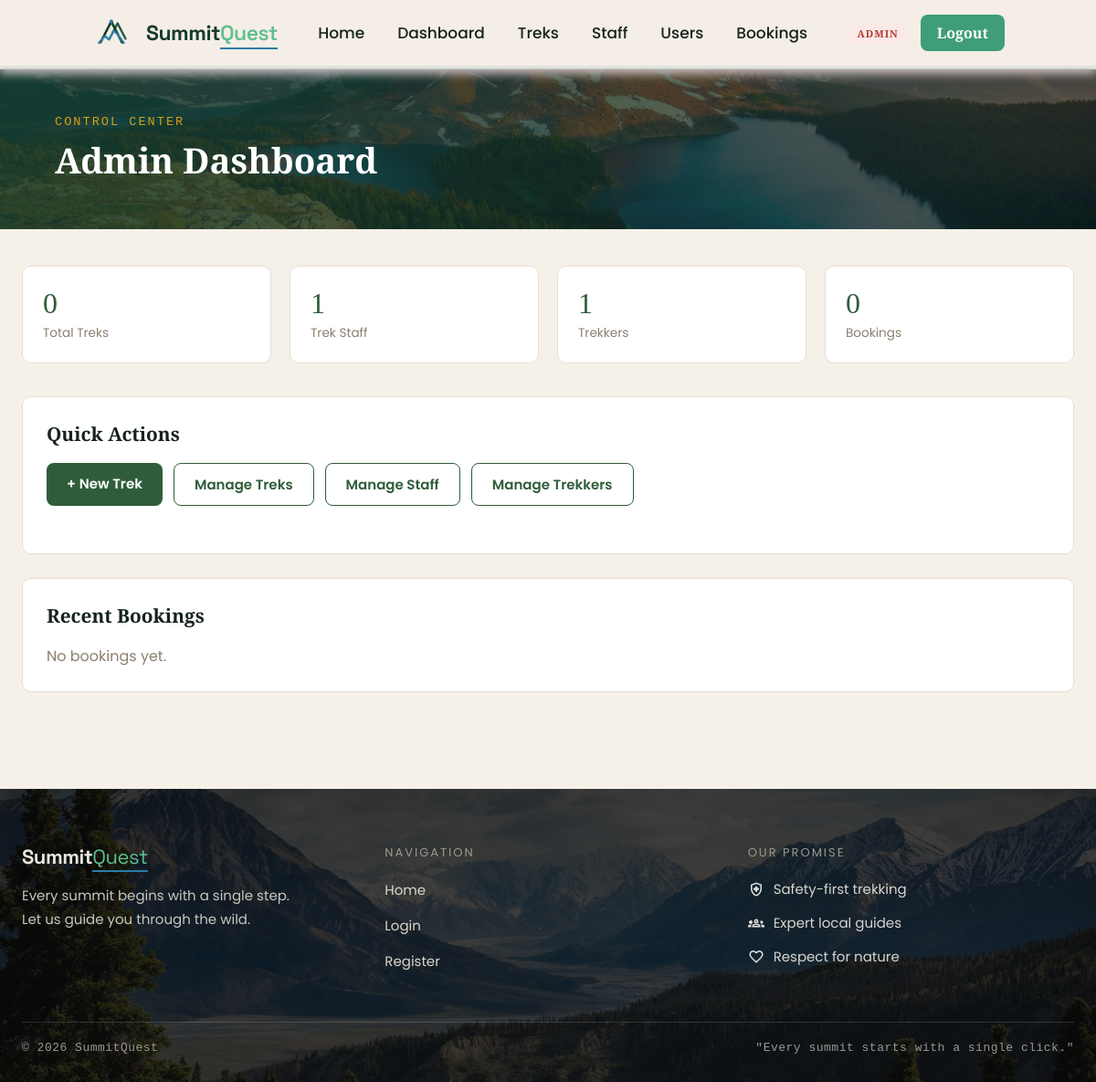
The app's page /admin/dashboard (signed in), older data.
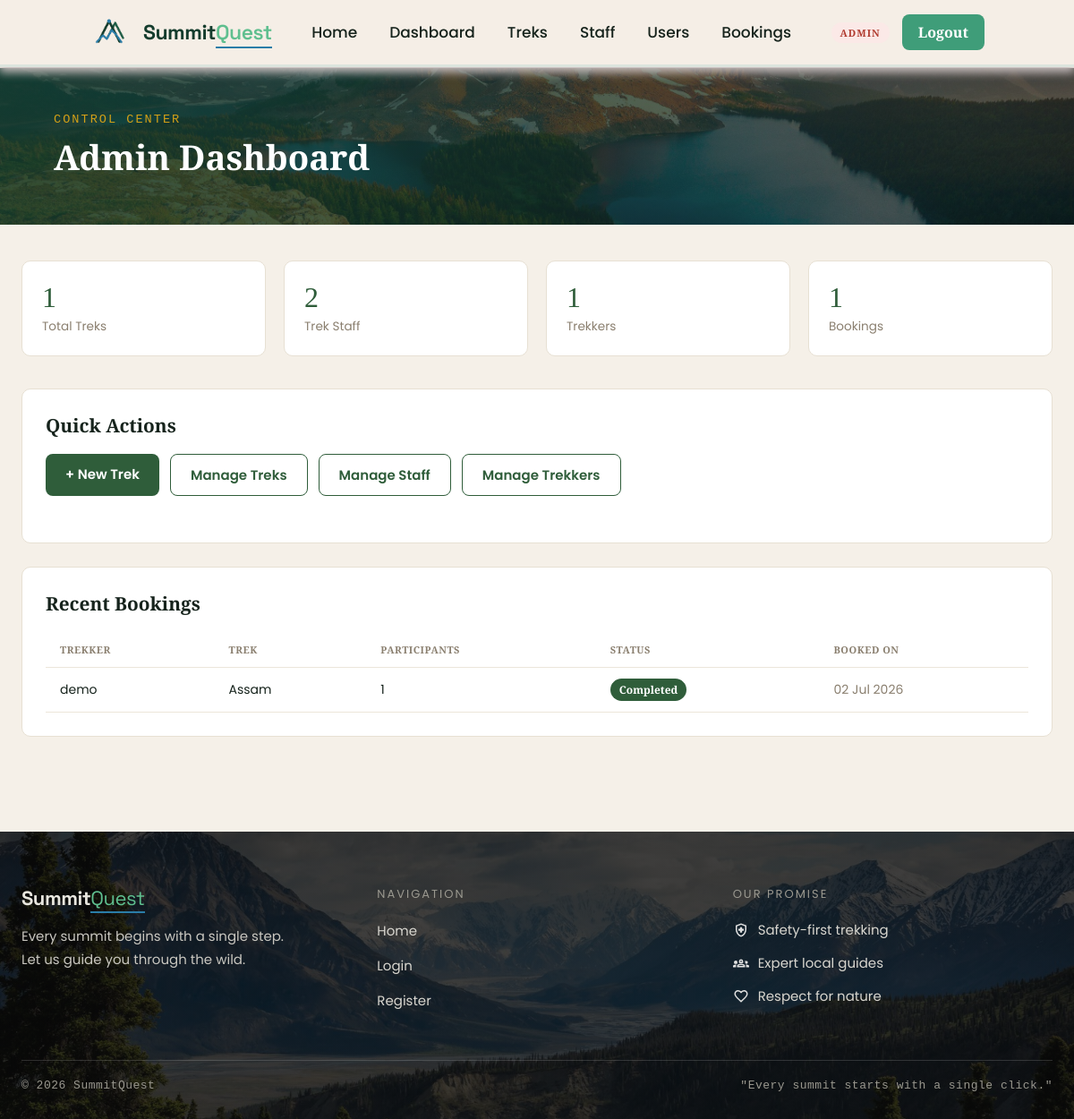
The same page, newer data.
### app/models.py (models this page shows, shortened)
class Bookings(db.Model):
    __tablename__ = "booking"
    id = db.Column(db.Integer, primary_key = True)
    user_id = db.Column(db.Integer, db.ForeignKey("user.id"), nullable = False, index= True)
    trek_id = db.Column(db.Integer, db.ForeignKey("trek.id"), nullable = False, index= True)
    booked_at = db.Column(db.DateTime , default = datetime.utcnow)
    status = db.Column(db.String(20), nullable=False, default="booked", index=True)
    participants = db.Column(db.Integer, nullable=False, default=1)
    emergency_contact = db.Column(db.String(120), nullable=True)
    emergency_phone = db.Column(db.String(20), nullable=True)
    notes = db.Column(db.Text)

class User(db.Model):
    __tablename__ = "user"
    id = db.Column(db.Integer,primary_key= True)
    full_name = db.Column(db.String(256), nullable = False)
    name = db.Column(db.String(256),nullable= False)
    email = db.Column(db.String(256),nullable= False,unique = True)
    pass_hash = db.Column(db.String(1000),nullable=False)
    contact = db.Column(db.String(13),nullable = True)
    role = db.Column(db.String(50),nullable = False,default = "trekker")
    address = db.Column(db.String(256), nullable=True)
    bio = db.Column(db.Text, nullable=True)
    is_approved = db.Column(db.Boolean, default=True, nullable=False)
    is_blacklisted = db.Column(db.Boolean, default=False, nullable=False)
    created_at =  db.Column(db.DateTime,default=datetime.utcnow)
    bookings = db.relationship(
    "Bookings",
    backref="user",
    cascade="all, delete-orphan")
    assigned_treks = db.relationship(
    "Treks",
    backref="staff_member",
    foreign_keys="Treks.assigned_staff_id")

class Treks(db.Model):
    __tablename__ = "trek"
    id = db.Column(db.Integer, primary_key = True)
    name = db.Column(db.String(256), nullable= False, index = True)
    location = db.Column(db.String(50), nullable= False, index = True)
    difficulty= db.Column(db.String(50), nullable = False, index = True)
    status = db.Column(db.String(50), nullable = False, default = "Pending")
    duration =  db.Column(db.Integer, nullable= False)
    starting_date = db.Column(db.Date, nullable= False)
    ending_date = db.Column(db.Date, nullable= False)
    is_blocked = db.Column(db.String(50),nullable = False,default = False)
    created_at = db.Column(db.DateTime, default=datetime.utcnow, nullable=False)
    capacity = db.Column(db.Integer, default = 10)
    available = db.Column(db.Integer, default = 10)
    description = db.Column(db.Text)
    updated_at = db.Column(db.DateTime, default=datetime.utcnow, onupdate=datetime.utcnow, nullable=False)
    price = db.Column(db.Float, default=0)
    altitude = db.Column(db.String(50), nullable=True)
    image_url = db.Column(db.String(500), nullable=True)
    highlights = db.Column(db.Text, nullable=True)
    requirements = db.Column(db.Text, nullable=True)
    assigned_staff_id = db.Column(db.Integer,db.ForeignKey("user.id"),nullable = True)
    bookings = db.relationship(
    "Bookings",
    backref="trek",
    cascade="all, delete-orphan")

### app/routes.py (the view)
@visit.route("/admin/dashboard")
@login_required
@admin_required
def admin_dashboard():
    total_treks = Treks.query.count()
    total_users = User.query.filter_by(role="trekker").count()
    total_staff = User.query.filter_by(role="staff").count()
    total_bookings = Bookings.query.count()
    pending_staff = User.query.filter_by(role="staff", is_approved=False).count()
    recent_bookings = Bookings.query.order_by(Bookings.booked_at.desc()).limit(5).all()
    trek_stats = db.session.query(Treks.difficulty, db.func.count(Treks.id)).group_by(Treks.difficulty).all()
    status_stats = db.session.query(Treks.status, db.func.count(Treks.id)).group_by(Treks.status).all()
    return render_template(
        "admin/dashboard.html", total_treks=total_treks, total_users=total_users,
        total_staff=total_staff, total_bookings=total_bookings, pending_staff=pending_staff,
        recent_bookings=recent_bookings, trek_stats=trek_stats, status_stats=status_stats,
    )

### app/utils.py (called while the page is built)
def current_user():
    if 'user_id' not in session:
        return AnonUser()
    return SessionUser(session)

def login_required(f):
    @wraps(f)
    def wrapper(*args, **kwargs):
        if 'user_id' not in session:
            flash('Please log in to continue.', 'info')
            return redirect(url_for('visit.login'))
        return f(*args, **kwargs)
    return wrapper

def admin_required(f):
    @wraps(f)
    def wrapper(*args, **kwargs):
        if session.get('role') != 'admin':
            abort(403)
        return f(*args, **kwargs)
    return wrapper

def status_color(status):
    return {
        'Pending': 'secondary', 'Approved': 'info',
        'Open': 'success', 'Closed': 'warning',
        'Completed': 'primary', 'Booked': 'success',
        'Cancelled': 'danger',
    }.get(status, 'secondary')

def format_date(value):
    if not value:
        return '—'
    return value.strftime('%d %b %Y')

### templates/admin/dashboard.html (shortened to what this page needs)
{% extends "base.html" %}
{% import "macros.html" as m %}
{% block extra_css %}
<link rel="stylesheet" href="{{ url_for('static', filename='css/for_dashboard.css') }}">
{% endblock %}
{% block content %}
{{ m.page_header("Admin Dashboard", "Control Center") }}
<div class="page-body">
    <div class="stat-grid">
        <div class="stat-card">
            <div class="stat-card-number">{{ total_treks }}</div>
            <div class="stat-card-label">Total Treks</div>
        </div>
        <div class="stat-card">
            <div class="stat-card-number">{{ total_staff }}</div>
            <div class="stat-card-label">Trek Staff</div>
        </div>
        <div class="stat-card">
            <div class="stat-card-number">{{ total_users }}</div>
            <div class="stat-card-label">Trekkers</div>
        </div>
        <div class="stat-card">
            <div class="stat-card-number">{{ total_bookings }}</div>
            <div class="stat-card-label">Bookings</div>
        </div>
    </div>
    <div class="sq-card">
        <h2 class="sq-card-title">Quick Actions</h2>
        <div class="filter-bar">
            <a href="{{ url_for('visit.admin_new_trek') }}" class="btn btn-primary">+ New Trek</a>
            <a href="{{ url_for('visit.admin_treks') }}" class="btn btn-outline">Manage Treks</a>
            <a href="{{ url_for('visit.admin_staff_list') }}" class="btn btn-outline">Manage Staff</a>
            <a href="{{ url_for('visit.admin_users') }}" class="btn btn-outline">Manage Trekkers</a>
        </div>
    </div>
    <div class="sq-card">
        <h2 class="sq-card-title">Recent Bookings</h2>
        {% if recent_bookings %}
        <div class="table-wrap">
            <table class="data-table">
                <thead>
                    <tr><th>Trekker</th><th>Trek</th><th>Participants</th><th>Status</th><th>Booked On</th></tr>
                </thead>
                <tbody>
                    {% for b in recent_bookings %}
                    <tr>
                        <td>{{ b.user.full_name }}</td>
                        <td>{{ b.trek.name }}</td>
                        <td>{{ b.participants }}</td>
                        <td>{{ m.badge(b.status, status_color(b.status)) }}</td>
                        <td class="muted">{{ format_date(b.booked_at) }}</td>
                    </tr>
                    {% endfor %}
                </tbody>
            </table>
        </div>
        {% else %}
        <p class="muted">No bookings yet.</p>
        {% endif %}
    </div>
</div>
{% endblock %}

### templates/macros.html
{% macro page_header(title, subtitle) %}
<div class="page-header">
    <div class="page-header-overlay"></div>
    <div class="page-header-inner">
        {% if subtitle %}<p class="page-header-eyebrow">{{ subtitle }}</p>{% endif %}
        <h1 class="page-header-title">{{ title }}</h1>
    </div>
</div>
{% endmacro %}
{% macro badge(text, kind) %}
<span class="badge badge-{{ kind }}">{{ text }}</span>
{% endmacro %}

Row changes from the older to the newer data that the page shows:
added Bookings: user.full_name "demo", trek.name "Assam", participants "1", status "Completed", booked_at "02 Jul 2026"
Text that changed along with them:
{{ total_treks }}: "0" → "1"
{{ total_staff }}: "1" → "2"
{{ total_bookings }}: "0" → "1"
text no longer shown: "No bookings yet."
text now shown: "TREKKER TREK PARTICIPANTS STATUS BOOKED ON"
